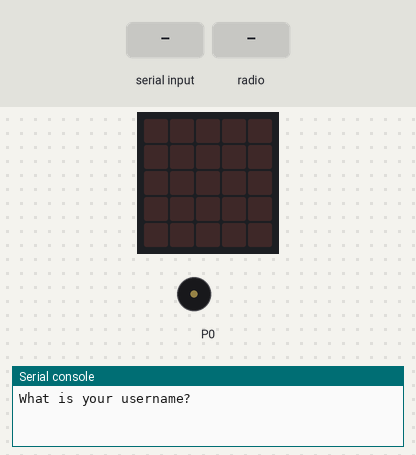
Bench run of a program on a simulated BBC micro:bit running MicroPython. On the bench: the board's 5×5 LED display, buzzer (waves = sounding), the last lines printed to the serial console. The test bench sets the inputs (shaded band). No radio messages arrive unless stated (any console line starting 'radio sent:' is added by the test bench).

Above: at 1.2 s.
1.3 s: ":)" typed at the serial console, then Enter
2.8 s: radio message "<3" arrives
At 3.3 s:
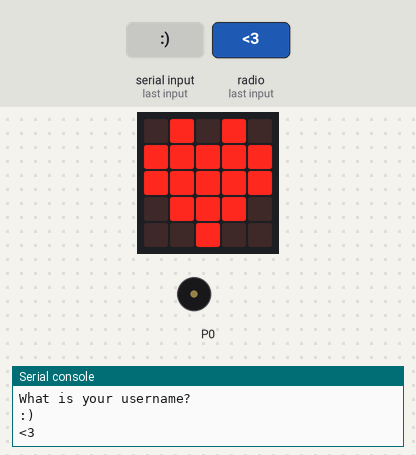
4.3 s: radio message "happy birthday" arrives
At 7.0 s:
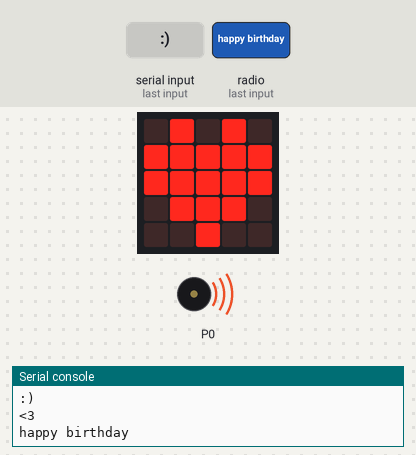
7.3 s: radio message ":)" arrives
At 10.0 s:
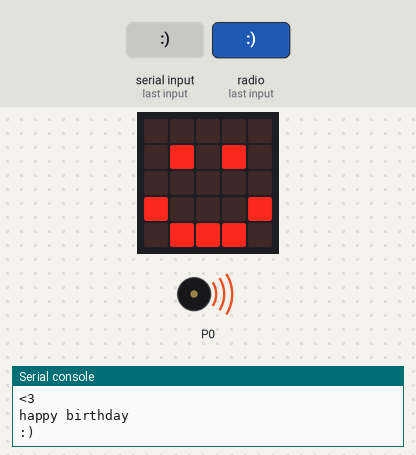
10.3 s: "<3" typed at the serial console, then Enter
13.3 s: "happy birthday" typed at the serial console, then Enter
At 16.8 s:
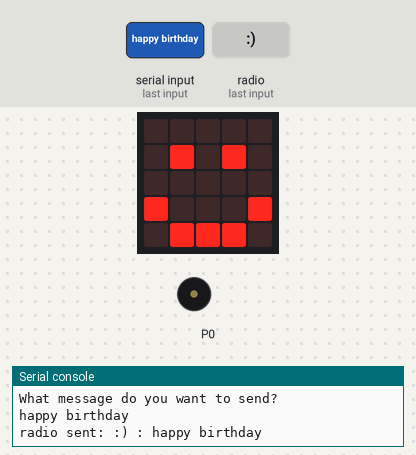
Timing chart, 0 to 17.3 s (numbered marks = the images above; inputs shaded):
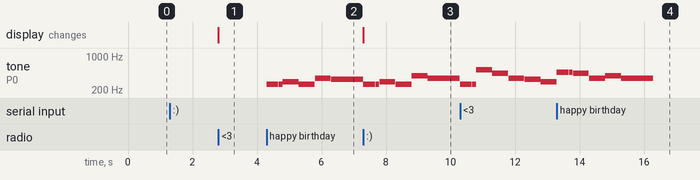

Measured:
- after the input at 2.8 s, the display: changes at once (image 1)
- after the input at 4.3 s, tone on P0: plays 262 Hz for 0.36 s, 262 Hz for 0.12 s, 294 Hz for 0.49 s, 262 Hz for 0.49 s, 349 Hz for 0.49 s, 330 Hz for 0.99 s, starting at once
- after the input at 7.3 s, the display: changes at once (image 3)

The program:

Day_4_-_Wireless_Chat_v2.py
```python
# Program that creates a chat client using the micro:bit wireless
# radio to create an ad-hoc mesh network. Does not need to button A
# to indicate sending a message
# EPIC 2022
# Paul Hummel

from microbit import *
import radio
import music

radio.config(group=13)
radio.on()

print("What is your username?")
name = input()

# Code in a 'while True:' loop repeats forever
while True:
    message = radio.receive()
    if message:
        if (message.find(":)") != -1):
            display.show(Image.HAPPY)
        elif (message.find("<3") != -1):
            display.show(Image.HEART)
        elif (message.find("happy birthday") != -1):
            music.play(music.BIRTHDAY, wait=False)
        else:
            display.clear()
        print(message)
    if (uart.any()):
        print("What message do you want to send?")
        message_send = input()
        radio.send(name+" : "+message_send)
```
